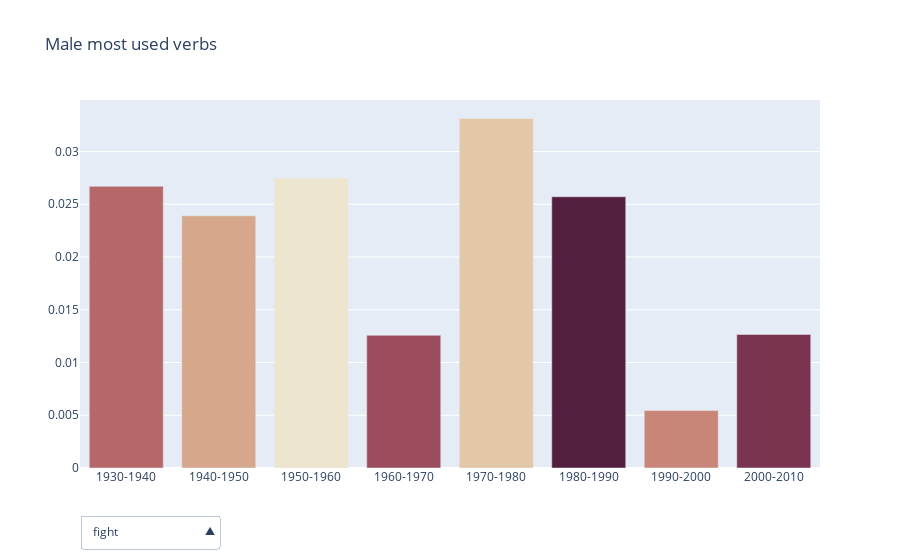

Notebook code cell kept with this figure:
### Code cell
#male verbs

# Initialize figure
fig = go.Figure()
decades = ['1930-1940','1940-1950','1950-1960','1960-1970','1970-1980','1980-1990','1990-2000','2000-2010']
# Add Traces

fig.add_trace(
    go.Bar(y=df_feature_evolution_m_verb.fight,x=decades, marker={'color': df_feature_evolution_m_verb.fight.sort_values(ascending=False).index, 'colorscale': 'Brwnyl'},
            name="Male Verb ['fight']",
               visible=True)
               )
fig.add_trace(
    go.Bar(y=df_feature_evolution_m_verb.kill,x=decades, marker={'color': df_feature_evolution_m_verb.kill.sort_values(ascending=False).index, 'colorscale': 'Brwnyl'},
               name="Male Verb ['kill']",
               visible=False)
               )
fig.add_trace(
    go.Bar(y=df_feature_evolution_m_verb.negative_emotion,x=decades, marker={'color': df_feature_evolution_m_verb.negative_emotion.sort_values(ascending=False).index, 'colorscale': 'Brwnyl'},
               name="Male Verb ['Negative Emotion']",
               visible=False)
               )

button_layer_1_height = -0.1
button_layer_2_height = -0.1

fig.update_layout(
    updatemenus=[
        dict(
            active=0,
            buttons=list([
                dict(label="fight",
                     method="update",
                     args=[{"visible": [True, False, False]},
                          ]),
                dict(label="kill",
                     method="update",
                     args=[{"visible": [False, True, False]},
                          ]),
                dict(label="negative_emotion",
                     method="update",
                     args=[{"visible": [False, False, True]},
                           ]),
            ]),
                        type = "dropdown",
            direction="up",
            pad={"r": 10, "t": 10},
            showactive=True,
            x=0,
            xanchor="left",
            y=button_layer_1_height,
            yanchor="top"
            
        )
    ])



# Set title
fig.update_layout(title_text="Male most used verbs ")
layout = go.Layout(
    autosize=False,
    width=1000,
    height=1000)
fig.show(layout=layout)

### Figure 1 — Plotly figure (JSON) as saved in the notebook; plotly's stock layout.template omitted (floating-point values rounded to 4 significant figures)
{"data": [{"marker": {"color": [4, 2, 0, 5, 1, 7, 3, 6], "colorscale": [[0, "rgb(237, 229, 207)"], [0.1667, "rgb(224, 194, 162)"], [0.3333, "rgb(211, 156, 131)"], [0.5, "rgb(193, 118, 111)"], [0.6667, "rgb(166, 84, 97)"], [0.8333, "rgb(129, 55, 83)"], [1, "rgb(84, 31, 63)"]]}, "name": "Male Verb ['fight']", "type": "bar", "visible": true, "x": ["1930-1940", "1940-1950", "1950-1960", "1960-1970", "1970-1980", "1980-1990", "1990-2000", "2000-2010"], "y": [0.0267, 0.0239, 0.02748, 0.01257, 0.03314, 0.02571, 0.005445, 0.01266]}, {"marker": {"color": [4, 5, 0, 2, 1, 7, 3, 6], "colorscale": [[0, "rgb(237, 229, 207)"], [0.1667, "rgb(224, 194, 162)"], [0.3333, "rgb(211, 156, 131)"], [0.5, "rgb(193, 118, 111)"], [0.6667, "rgb(166, 84, 97)"], [0.8333, "rgb(129, 55, 83)"], [1, "rgb(84, 31, 63)"]]}, "name": "Male Verb ['kill']", "type": "bar", "visible": false, "x": ["1930-1940", "1940-1950", "1950-1960", "1960-1970", "1970-1980", "1980-1990", "1990-2000", "2000-2010"], "y": [0.02519, 0.02156, 0.02496, 0.01293, 0.03164, 0.02538, 0.005445, 0.01326]}, {"marker": {"color": [4, 2, 0, 1, 5, 7, 3, 6], "colorscale": [[0, "rgb(237, 229, 207)"], [0.1667, "rgb(224, 194, 162)"], [0.3333, "rgb(211, 156, 131)"], [0.5, "rgb(193, 118, 111)"], [0.6667, "rgb(166, 84, 97)"], [0.8333, "rgb(129, 55, 83)"], [1, "rgb(84, 31, 63)"]]}, "name": "Male Verb ['Negative Emotion']", "type": "bar", "visible": false, "x": ["1930-1940", "1940-1950", "1950-1960", "1960-1970", "1970-1980", "1980-1990", "1990-2000", "2000-2010"], "y": [0.03307, 0.03218, 0.03326, 0.01407, 0.03749, 0.02783, 0.005989, 0.01755]}], "layout": {"title": {"text": "Male most used verbs "}, "updatemenus": [{"active": 0, "buttons": [{"args": [{"visible": [true, false, false]}], "label": "fight", "method": "update"}, {"args": [{"visible": [false, true, false]}], "label": "kill", "method": "update"}, {"args": [{"visible": [false, false, true]}], "label": "negative_emotion", "method": "update"}], "direction": "up", "pad": {"r": 10, "t": 10}, "showactive": true, "type": "dropdown", "x": 0, "xanchor": "left", "y": -0.1, "yanchor": "top"}]}}
